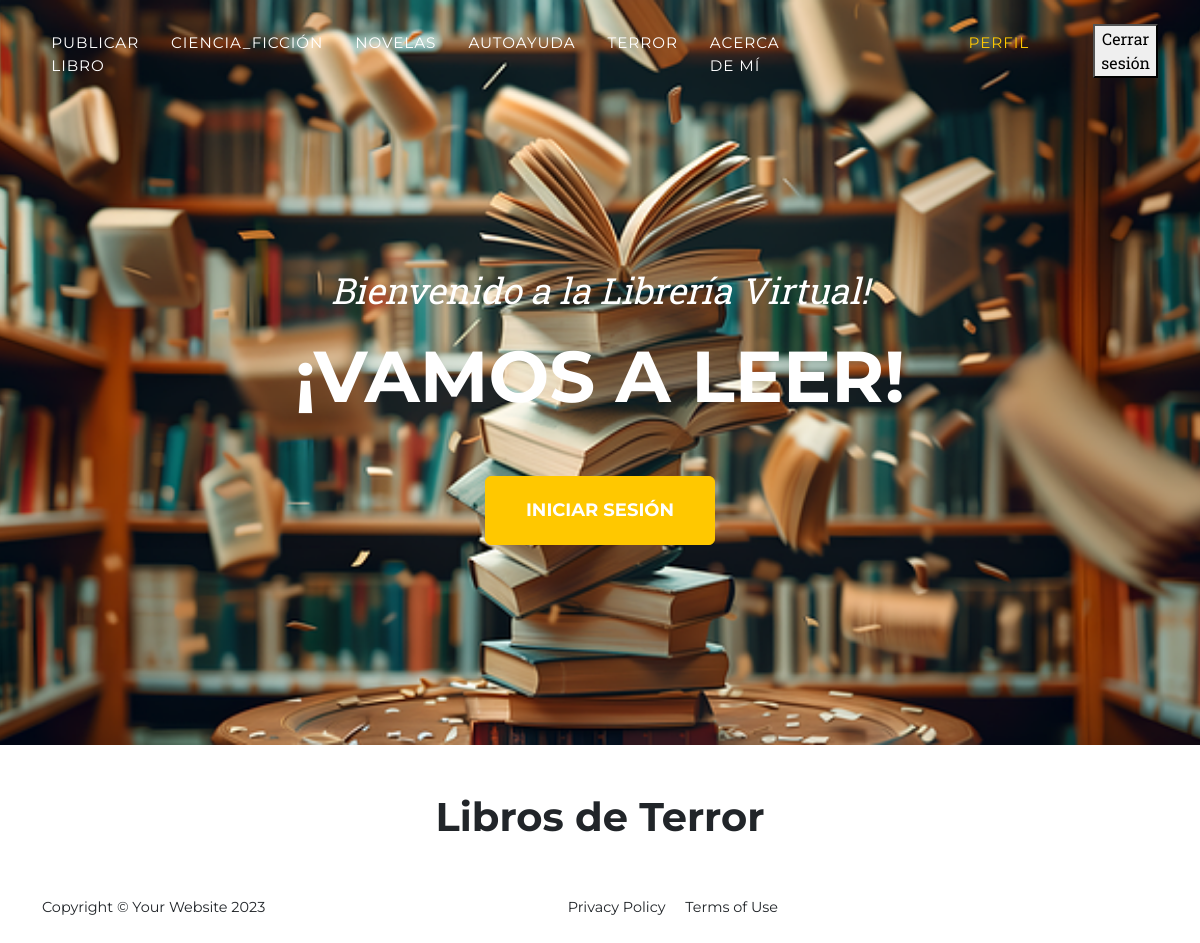
/listaterror/ (signed in), run on an earlier commit of the app's database.
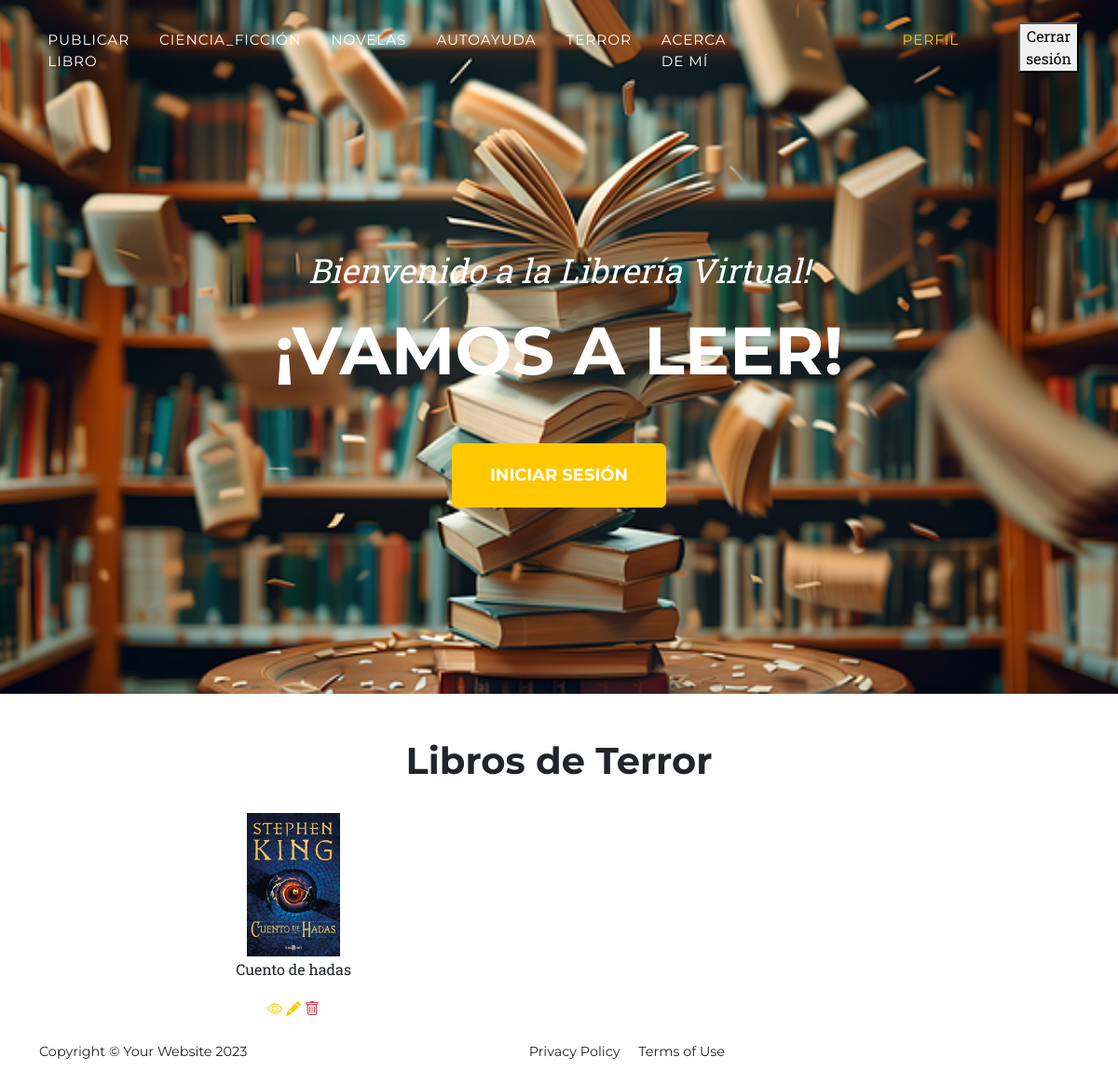
And on a later commit of the database.
### AppLibros/models.py (models this page shows, shortened)
class Libro(models.Model):
    libroSeleccion = (
    ('ciencia_ficción','Ciencia_Ficción'),
    ('novelas', 'Novelas'),
    ('autoayuda','Autoayuda'),
    ('terror','Terror'),
    ('otro','Otro'),
    )
    usuario = models.ForeignKey(User, on_delete=models.CASCADE, null=True, blank=True)
    titulo = models.CharField(max_length=200)
    libro = models.CharField(max_length=15, choices=libroSeleccion, default='autoayuda')
    escritor = models.CharField(max_length=40)
    editorial = models.CharField(max_length=40)
    descripcion = models.TextField(null=True, blank=True)
    cantidad_de_paginas= models.IntegerField()
    year = models.IntegerField()
    precio = models.DecimalField(max_digits=10, decimal_places=2)
    fechaPublicacion = models.DateTimeField(auto_now_add=True)
    telefonoContacto = models.IntegerField()
    emailContacto = models.EmailField()
    imagenLibro = models.ImageField(null=True, blank=True, upload_to="imagenes/")
    class Meta:
        ordering = ['usuario', '-fechaPublicacion']

### AppLibros/views.py (the view)
# urls.py: path('listaterror/', TerrorLista.as_view(), name='terror'),
class TerrorLista(LoginRequiredMixin, ListView):
    model = Libro
    context_object_name = 'terror'
    template_name = 'listaterror.html'
    login_url = '/login/'
    def get_queryset(self):
        return Libro.objects.filter(libro='terror') # Filtramos los libros de Ciencia Ficción

### AppLibros/templates/listaterror.html
{% extends 'home.html' %}
{% block main %}
<br><br>
<div class="container text-center">
    <h1>Libros de Terror</h1>
</div>
<br>
<div class="container text-center">
    <div class="row">
            {% for libro in terror %}
            <div class="col-sm-6 align-items-center">
                <div class="card-body">
                {% if libro.imagenLibro %}
                <img src="{{libro.imagenLibro.url}}" class="" width="100px">
                {% endif %}
                <p>{{ libro.titulo }}</p>
                <a href="{% url 'terror_detalle' libro.id %}"><i class="bi bi-eye"></i></a>
                {% if user.id == libro.usuario.id %}
                <a href="{% url 'terror_editar' libro.id %}"><i class="bi bi-pencil-fill"></i></a>
                <a href="{% url 'terror_eliminar' libro.id %}"><i class="bi bi-trash text-danger"></i></a>
                {% endif %}
                </div>
            </div>
            {% endfor %}
    </div>
</div>
{% endblock main %}

What changed in the data, as far as the page shows it:
added Libro: imagenLibro (picture), titulo "Cuento de hadas"
